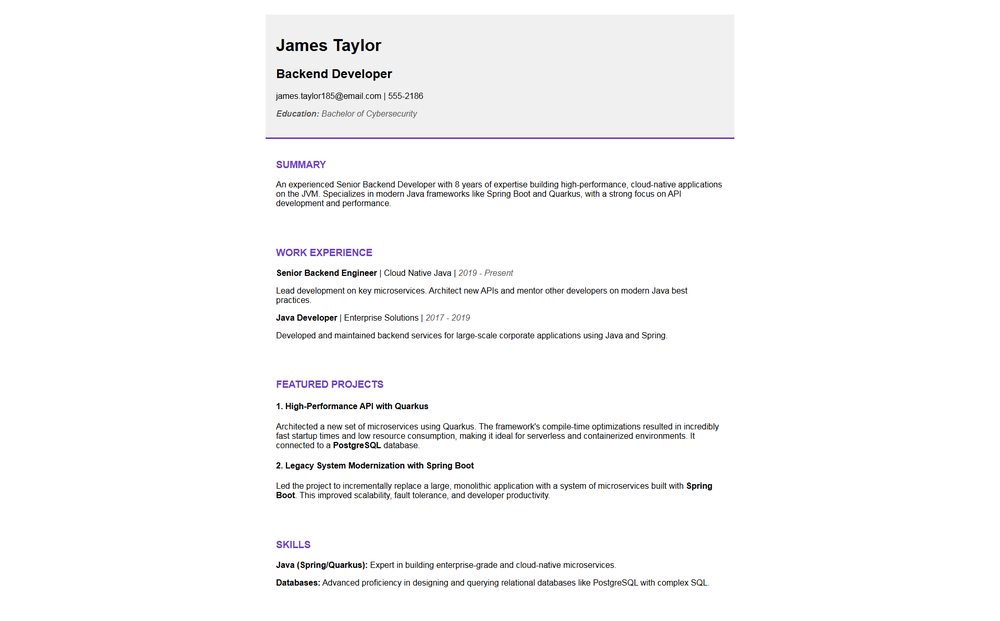
#> input picture TT_TLU/data/images/cv1.png, 1000 x 621 px, shrunk from 1920 x 1193 before the run
$ python -i stage_preprocess_cv.py   (imports and definitions only)
#> lines starting #> are read from the running program, lines starting #| are printed output that depends on the picture; after the words box and inside, x2 and y2 are one past the last pixel; in counts of white or black regions, pixels touching at a corner belong together
import cv2
import numpy as np
import os
from typing import Optional


def preprocess_image_for_ocr(img_path: str, out_path: Optional[str] = None) -> str:
#> called with img_path = '../../data/images/cv1.png'
    img = cv2.imread(img_path, cv2.IMREAD_GRAYSCALE)
#> img: shape (621, 1000); min 0, max 255, mean 248.6
    if img is None:
        raise FileNotFoundError(f"Cannot read image: {img_path}")

    img = cv2.equalizeHist(img)
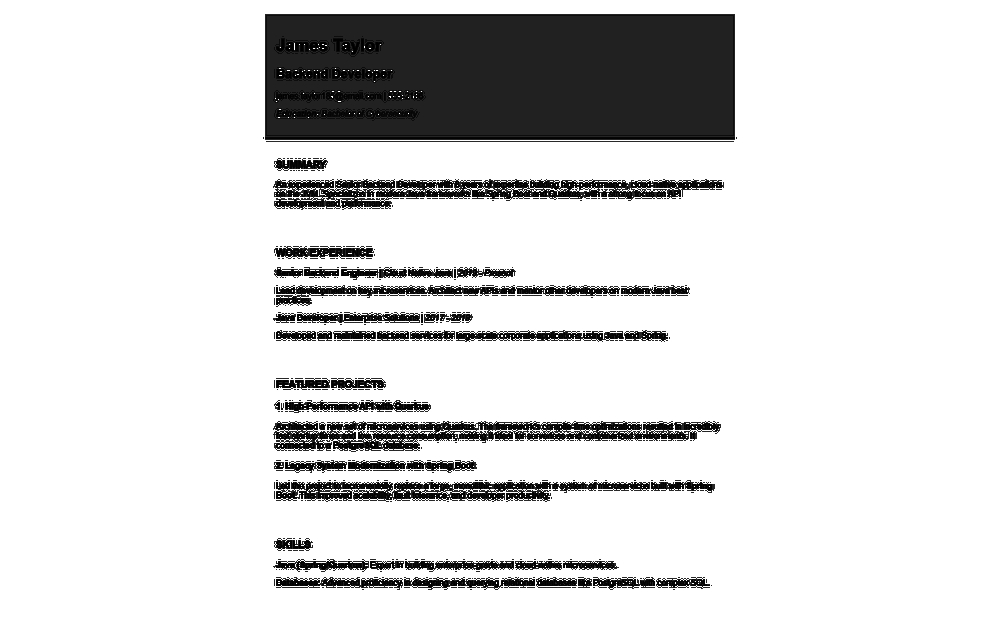
#> img: shape (621, 1000); min 0, max 255, mean 218.1
    img = cv2.medianBlur(img, 3)
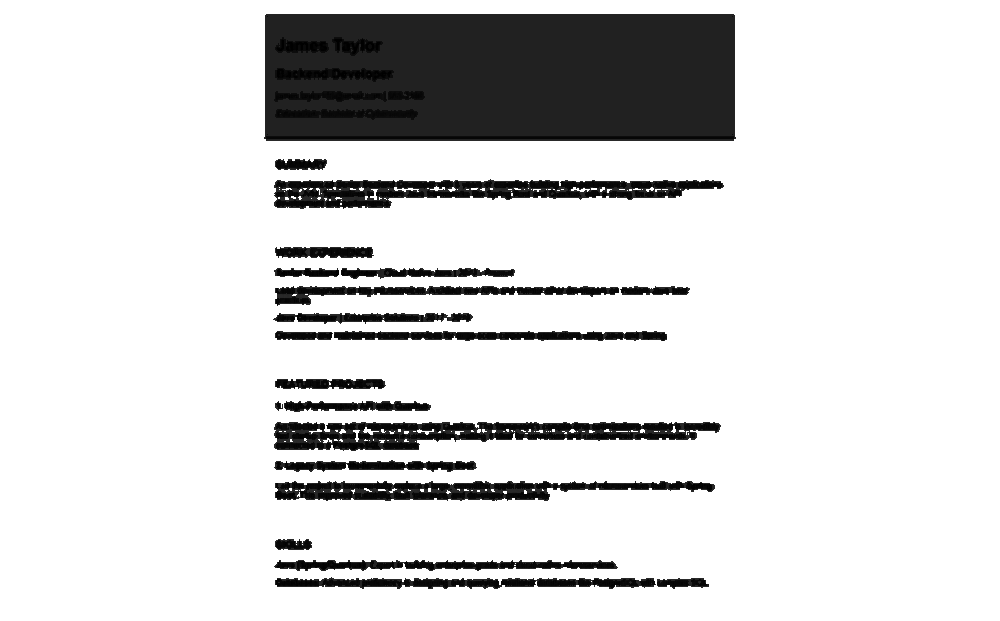
#> img: shape (621, 1000); min 0, max 255, mean 217.3
    _, img_bin = cv2.threshold(img, 0, 255, cv2.THRESH_BINARY + cv2.THRESH_OTSU)
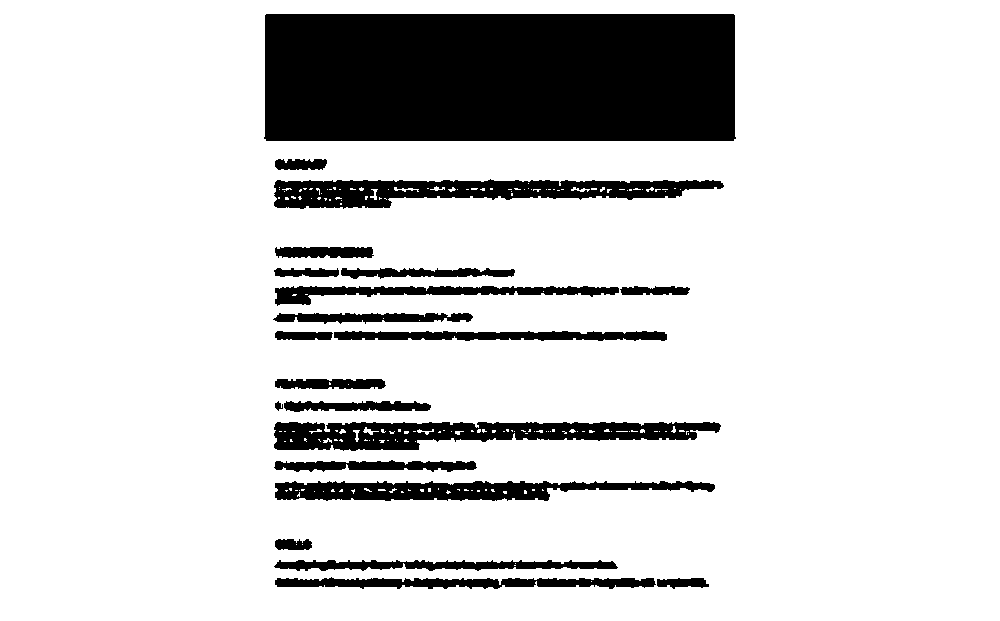
#> img_bin: shape (621, 1000); 83.5% white; 21 black regions, largest, box (x1, y1, x2, y2) and area: (264, 14, 736, 141) 59688, (274, 422, 721, 451) 8065, (274, 179, 724, 209) 7777
    kernel = np.ones((1, 1), np.uint8)
    img_dilated = cv2.dilate(img_bin, kernel, iterations=1)

    if out_path is None:
        out_path = os.path.join(os.getcwd(), "cleaned_cv.png")

    cv2.imwrite(out_path, img_dilated)
    return out_path


def preprocess_column(column_gray, is_dark_bg=False):
    if is_dark_bg:
        col_inverted = cv2.bitwise_not(column_gray)
        return cv2.adaptiveThreshold(
            col_inverted, 255,
            cv2.ADAPTIVE_THRESH_GAUSSIAN_C,
            cv2.THRESH_BINARY, 11, 2
        )
    else:
        return cv2.adaptiveThreshold(
            column_gray, 255,
            cv2.ADAPTIVE_THRESH_GAUSSIAN_C,
            cv2.THRESH_BINARY, 11, 2
        )

>>> result = preprocess_image_for_ocr('../../data/images/cv1.png')

$ run again, on TT_TLU/data/images/cv10.png
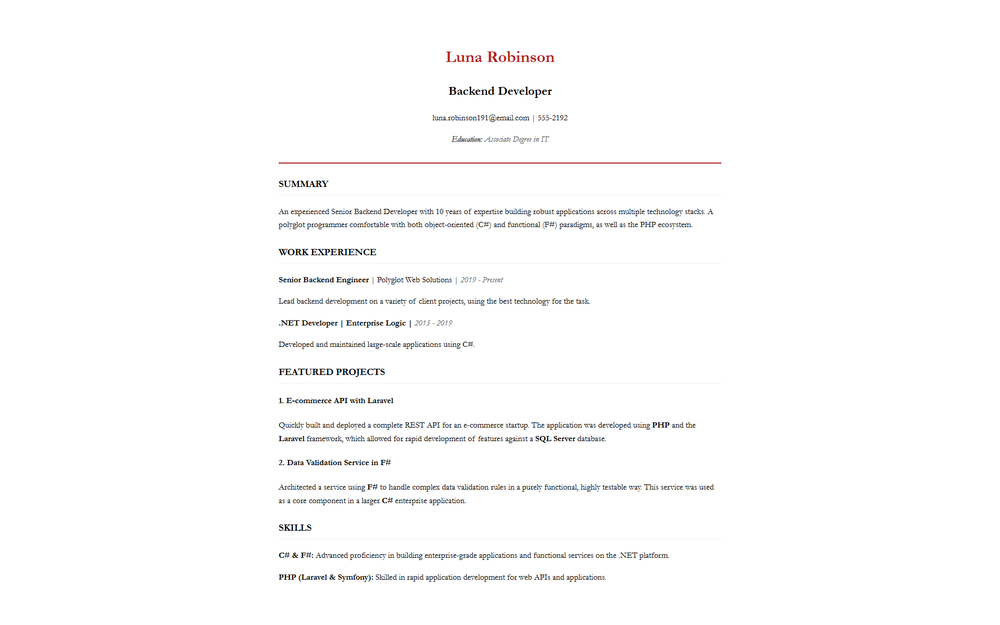
#> input picture TT_TLU/data/images/cv10.png, 1000 x 625 px, shrunk from 1920 x 1200 before the run
#> in preprocess_image_for_ocr, `img = cv2.equalizeHist(img)`:
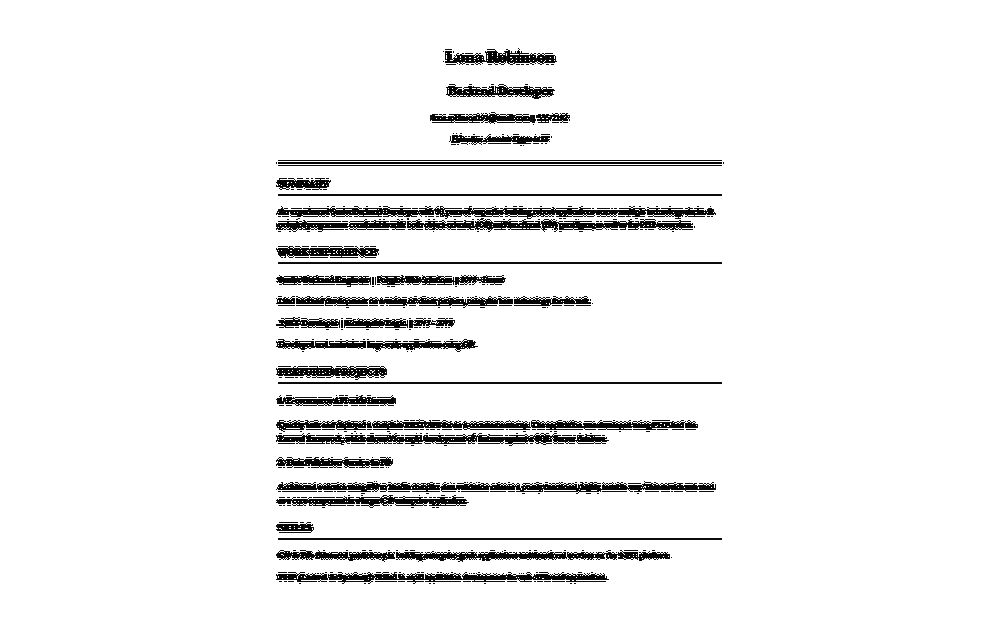
#> img: shape (625, 1000); min 0, max 255, mean 239.3
#> in preprocess_image_for_ocr, `img = cv2.medianBlur(img, 3)`:
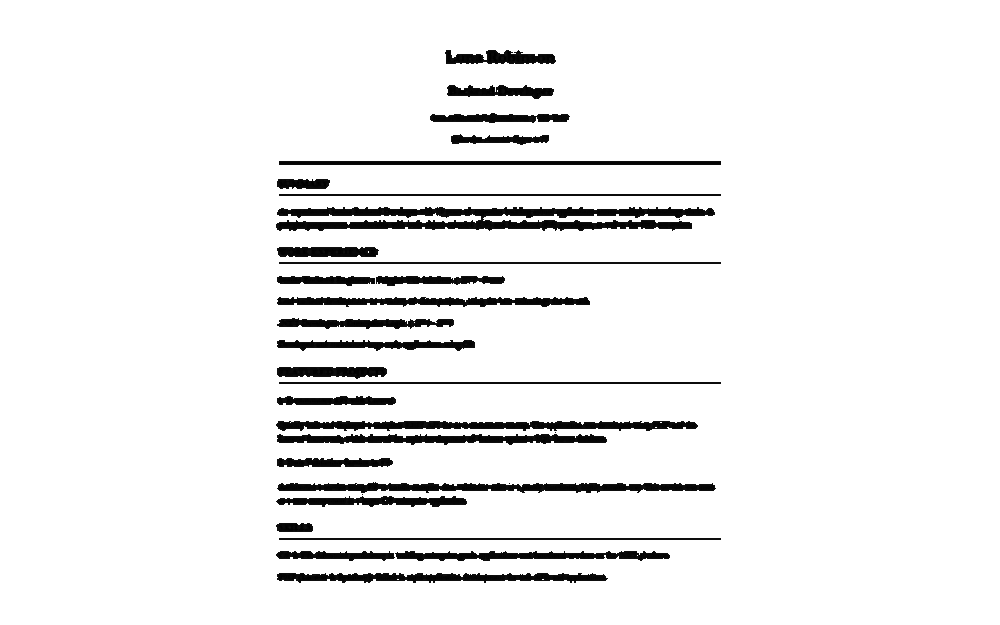
#> img: shape (625, 1000); min 0, max 255, mean 239
#> img_bin: shape (625, 1000); 93.5% white; 32 black regions (4 under 20 px), largest, box (x1, y1, x2, y2) and area: (276, 207, 715, 231) 6286, (277, 482, 716, 493) 3045, (276, 421, 698, 431) 2955

$ run again, on TT_TLU/data/images/cv3.png
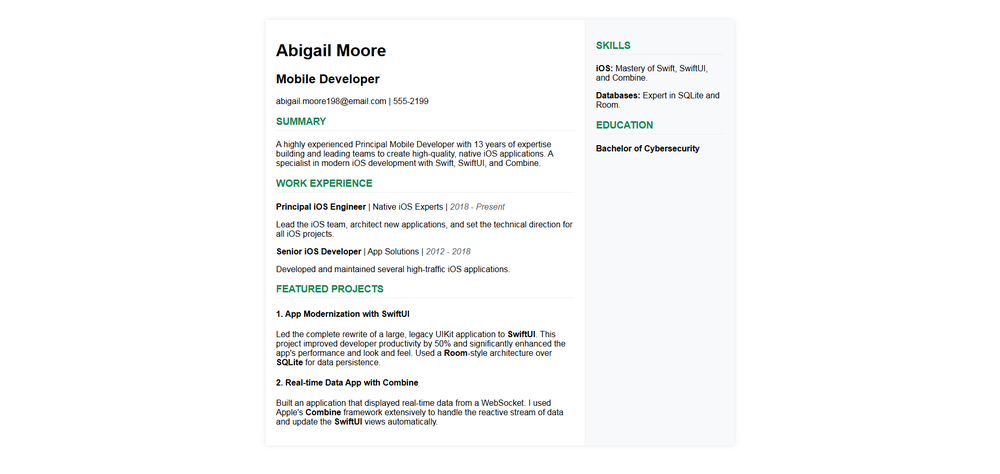
#> input picture TT_TLU/data/images/cv3.png, 1000 x 474 px, shrunk from 1920 x 911 before the run
#> in preprocess_image_for_ocr, `img = cv2.medianBlur(img, 3)`:
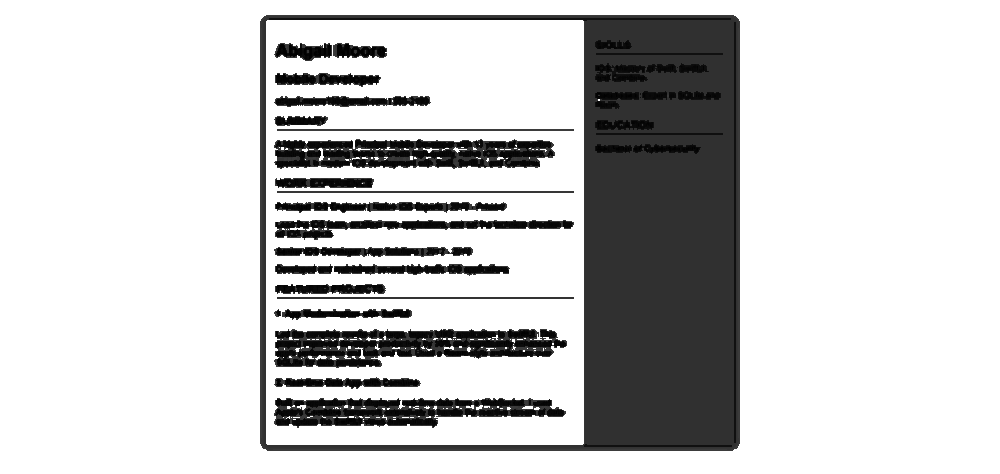
#> img: shape (474, 1000); min 0, max 255, mean 203.7
#> in preprocess_image_for_ocr, `_, img_bin = cv2.threshold(img, 0, 255, cv2.THRESH_BINARY + cv2.THRESH..`:
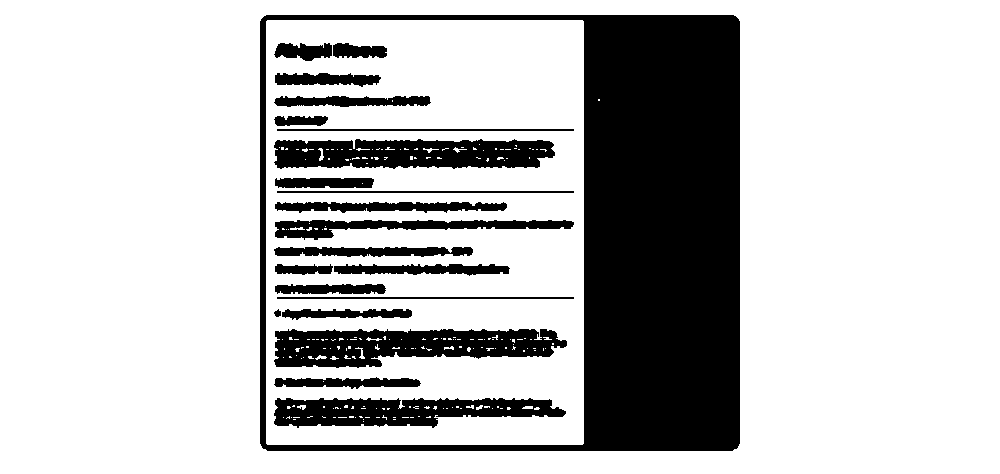
#> img_bin: shape (474, 1000); 76.2% white; 22 black regions, largest, box (x1, y1, x2, y2) and area: (260, 15, 740, 451) 74052, (274, 329, 567, 368) 7850, (274, 139, 555, 169) 6818
